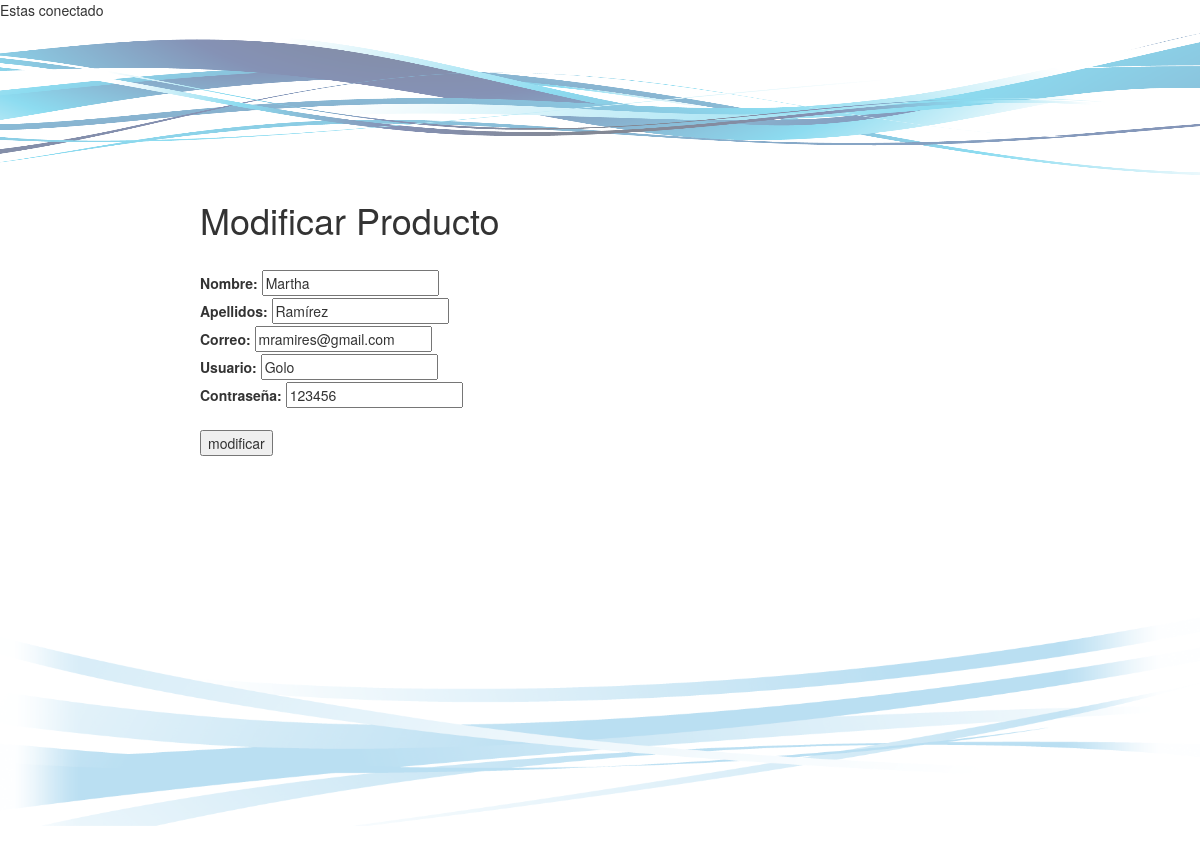
/modif_prof.php?id_prof=5, run on the app's committed database.
### tables this page shows
CREATE TABLE `profesor` (
  `id_prof` int(30) NOT NULL,
  `Nomb` varchar(50) NOT NULL,
  `Ape` varchar(50) NOT NULL,
  `correo` varchar(50) NOT NULL,
  `Usuario` varchar(30) NOT NULL,
  `Pass` varchar(30) NOT NULL,
  `Estatus` int(1) NOT NULL
);

### modif_prof.php (the view, shortened to what this page needs)
<?php
  $consulta=ModificarProfesor($_GET['id_prof']);
  function ModificarProfesor($id_prof)
  {
    include 'conexion.php';
    $res = $mysqli->query("SELECT * FROM profesor WHERE id_prof='$id_prof'");
    $filas=mysqli_fetch_assoc($res);
    return [
      $filas['id_prof'],
      $filas['Nomb'],
      $filas['Ape'],
      $filas['correo'],
      $filas['Usuario'],
      $filas['Pass']
    ];
  }
?>
<!DOCTYPE html>
<html>
<head>
<link href="css/bootstrap.css" rel="stylesheet" type="text/css">
</head>
<body>
<div class="todo">
  <div id="cabecera">
  	<img src="images/swirl.png" width="1188" id="img1">
  </div>
  <div id="contenido">
  	<div style="margin: auto; width: 800px; border-collapse: separate; border-spacing: 10px 5px;">
  		<span> <h1>Modificar Producto</h1> </span>
  		<br>
	  <form action="modif_prof1.php" method="POST" style="border-collapse: separate; border-spacing: 10px 5px;">
  		<label>Nombre:</label>
  		<input type="text" id="nombre" name="nombre" value="<?php echo "$consulta[1]" ?>"><br>
  		<label>Apellidos: </label>
  		<input type="text" id="apellidos" name="apellidos" value="<?php echo "$consulta[2]" ?>"><br>
      <label>Correo: </label>
      <input type="text" id="correo" name="correo" value="<?php echo "$consulta[3]" ?>"><br>
  		<label>Usuario: </label>
      <input type="text" id="usuario" name="usuario" value="<?php echo "$consulta[4]" ?>"><br>
      <label>Contraseña: </label>
      <input type="text" id="contraa" name="contraa" value="<?php echo "$consulta[5]" ?>"><br>
  		<br>
      <input type="submit" value="modificar" name="modificar">
     </form>
  	</div>
  </div>
	<div id="footer">
  		<img src="images/swirl2.png" id="img2">
  	</div>
</div>
</body>
</html>

### css/mycss.css (style rules this page uses)
#cabecera { opacity: 1; text-align: center; }
#contenido { min-height: 401px; }
#img1 { height: 20%; width: 100%; }
#img2 { height: 30%; width: 100%; }

### data on the page
profesor: nombre "Martha", apellidos "Ramírez", correo "mramires@gmail.com", usuario "Golo", contraa "123456"
